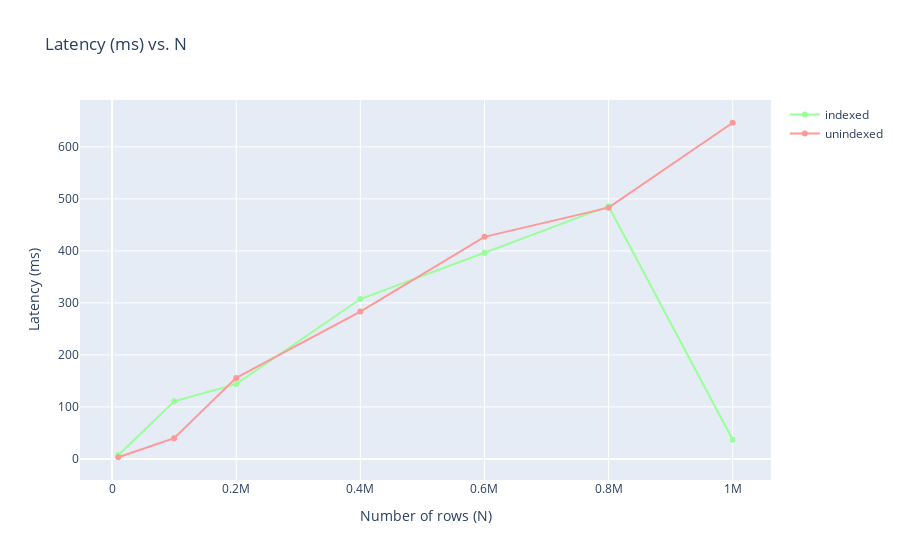
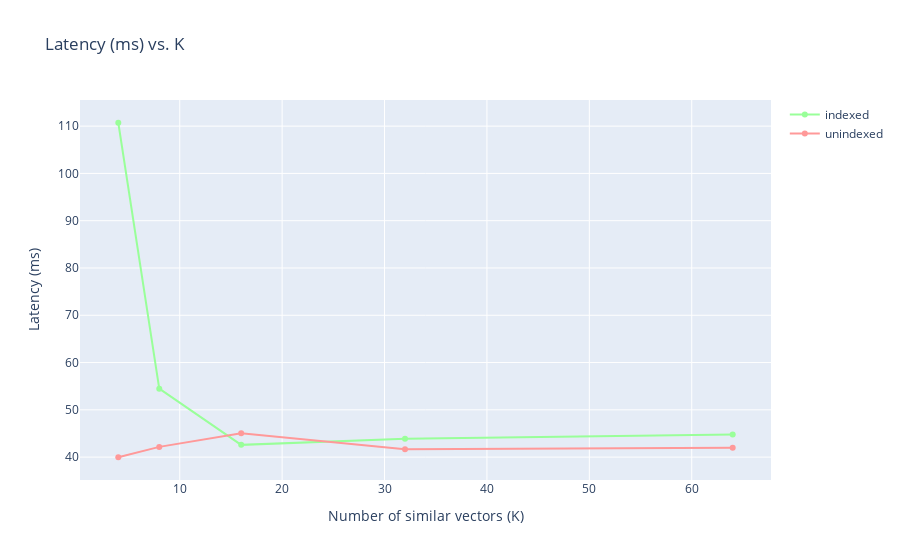
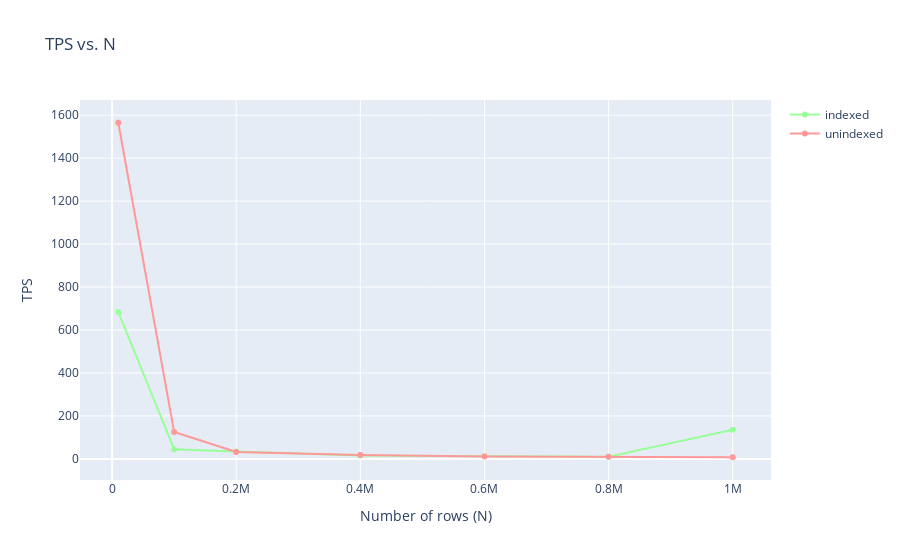
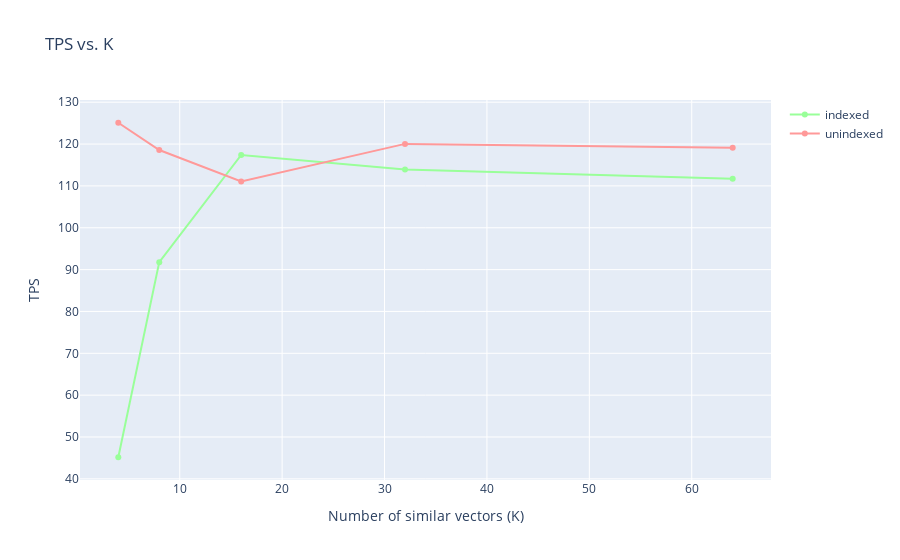

Here is the notebook cell these charts were saved with, in order:
### Code cell
import plotly.graph_objects as go

full_strings = {
    'N': 'Number of rows (N)',
    'K': 'Number of similar vectors (K)'
}

param_values = {
    'N': N_values,
    'K': K_values
}

def generate_plot(x, y, key_to_values_dict, fixed, fixed_value):
    # Process data
    plot_items = []
    indexed_count = 0
    unindexed_count = 0
    for indexed in [True, False]:
        x_values = []
        y_values = []
        for param_x in param_values[x]:
            key_params = {}
            key_params[x] = param_x
            key_params[fixed] = fixed_value

            key = get_key(indexed, key_params['N'], key_params['K'])
            if key in key_to_values_dict:
                x_values.append(param_x)
                y_values.append(key_to_values_dict[key])
        if len(x_values) > 0:
            if indexed:
                indexed_str = 'indexed'
                color = green_shades[indexed_count]
                indexed_count += 1
            else:
                indexed_str = 'unindexed'
                color = red_shades[unindexed_count]
                unindexed_count += 1
            plot_items.append((f"{indexed_str}", x_values, y_values, color))

    # Plot data
    fig = go.Figure()
    for (key, x_values, y_values, color) in plot_items:
        fig.add_trace(go.Scatter(
            x=x_values,
            y=y_values,
            marker=dict(color=color),
            mode='lines+markers',
            name=key
        ))
    fig.update_layout(
        title=f"{y} vs. {x}",
        xaxis_title=full_strings[x],
        yaxis_title=y
    )
    fig.show()


generate_plot(x='N', y='Latency (ms)', key_to_values_dict=latency_values, fixed='K', fixed_value=4)
generate_plot(x='K', y='Latency (ms)', key_to_values_dict=latency_values, fixed='N', fixed_value=100000)
generate_plot(x='N', y='TPS', key_to_values_dict=tps_values, fixed='K', fixed_value=4)
generate_plot(x='K', y='TPS', key_to_values_dict=tps_values, fixed='N', fixed_value=100000)

### Figure 1 — Plotly figure (JSON) as saved in the notebook; plotly's stock layout.template omitted (floating-point values rounded to 4 significant figures)
{"data": [{"marker": {"color": "rgb(153,255,153)"}, "mode": "lines+markers", "name": "indexed", "type": "scatter", "x": [10000, 100000, 200000, 400000, 600000, 800000, 1000000], "y": [7.315, 110.7, 144.1, 307.5, 396.5, 486.0, 36.91]}, {"marker": {"color": "rgb(255,153,153)"}, "mode": "lines+markers", "name": "unindexed", "type": "scatter", "x": [10000, 100000, 200000, 400000, 600000, 800000, 1000000], "y": [3.195, 39.97, 155.8, 283.3, 427.0, 483.2, 646.4]}], "layout": {"autosize": true, "title": {"text": "Latency (ms) vs. N"}, "xaxis": {"autorange": true, "range": [-47750.0, 1058000.0], "title": {"text": "Number of rows (N)"}, "type": "linear"}, "yaxis": {"autorange": true, "range": [-49.89, 699.5], "title": {"text": "Latency (ms)"}, "type": "linear"}}}

### Figure 2 — Plotly figure (JSON) as saved in the notebook; plotly's stock layout.template omitted (floating-point values rounded to 4 significant figures)
{"data": [{"marker": {"color": "rgb(153,255,153)"}, "mode": "lines+markers", "name": "indexed", "type": "scatter", "x": [4, 8, 16, 32, 64], "y": [110.7, 54.48, 42.59, 43.89, 44.76]}, {"marker": {"color": "rgb(255,153,153)"}, "mode": "lines+markers", "name": "unindexed", "type": "scatter", "x": [4, 8, 16, 32, 64], "y": [39.97, 42.17, 45.02, 41.65, 41.98]}], "layout": {"autosize": true, "title": {"text": "Latency (ms) vs. K"}, "xaxis": {"autorange": true, "range": [0.5003, 67.5], "title": {"text": "Number of similar vectors (K)"}, "type": "linear"}, "yaxis": {"autorange": true, "range": [34.13, 116.6], "title": {"text": "Latency (ms)"}, "type": "linear"}}}

### Figure 3 — Plotly figure (JSON) as saved in the notebook; plotly's stock layout.template omitted (floating-point values rounded to 4 significant figures)
{"data": [{"marker": {"color": "rgb(153,255,153)"}, "mode": "lines+markers", "name": "indexed", "type": "scatter", "x": [10000, 100000, 200000, 400000, 600000, 800000, 1000000], "y": [683.5, 45.16, 34.7, 16.26, 12.61, 10.29, 135.5]}, {"marker": {"color": "rgb(255,153,153)"}, "mode": "lines+markers", "name": "unindexed", "type": "scatter", "x": [10000, 100000, 200000, 400000, 600000, 800000, 1000000], "y": [1565.0, 125.1, 32.09, 17.65, 11.71, 10.35, 7.735]}], "layout": {"autosize": true, "title": {"text": "TPS vs. N"}, "xaxis": {"autorange": true, "range": [-47750.0, 1058000.0], "title": {"text": "Number of rows (N)"}, "type": "linear"}, "yaxis": {"autorange": true, "range": [-120.8, 1693.0], "title": {"text": "TPS"}, "type": "linear"}}}

### Figure 4 — Plotly figure (JSON) as saved in the notebook; plotly's stock layout.template omitted (floating-point values rounded to 4 significant figures)
{"data": [{"marker": {"color": "rgb(153,255,153)"}, "mode": "lines+markers", "name": "indexed", "type": "scatter", "x": [4, 8, 16, 32, 64], "y": [45.16, 91.78, 117.4, 113.9, 111.7]}, {"marker": {"color": "rgb(255,153,153)"}, "mode": "lines+markers", "name": "unindexed", "type": "scatter", "x": [4, 8, 16, 32, 64], "y": [125.1, 118.6, 111.1, 120.0, 119.1]}], "layout": {"autosize": true, "title": {"text": "TPS vs. K"}, "xaxis": {"autorange": true, "range": [0.5003, 67.5], "title": {"text": "Number of similar vectors (K)"}, "type": "linear"}, "yaxis": {"autorange": true, "range": [38.56, 131.7], "title": {"text": "TPS"}, "type": "linear"}}}
